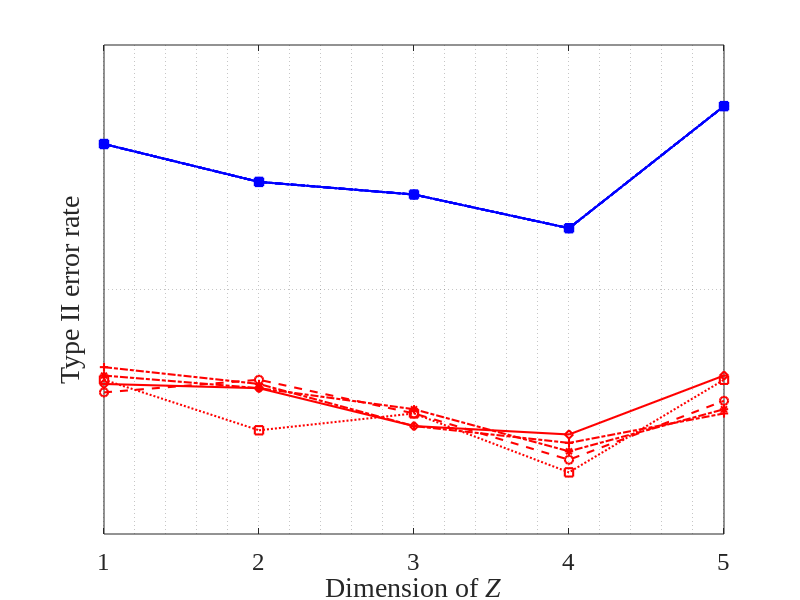

Write the MATLAB code that produced this figure.
clear
clc
lw = 1.5;
load Case2TypeI.mat
d = TypeI
x = 1:5
nit1 = d(1,:);
nit2 = d(2,:);
nit3 = d(3,:);
nit4 = d(4,:);
nit5 = d(5,:);
plot(x,nit1,'-dr','LineWidth',lw)
hold on
plot(x,nit2,'-.+r','LineWidth',lw)
hold on
plot(x,nit3,'--or','LineWidth',lw)
hold on
plot(x,nit4,'-.*r','LineWidth',lw)
hold on
plot(x,nit5,':sr','LineWidth',lw)
hold on
k1 = d(6,:);
k2 = d(7,:);
k3 = d(8,:);
k4 = d(9,:);
k5 = d(10,:);
plot(x,k1,'-db','LineWidth',lw)
hold on
plot(x,k2,'-.+b','LineWidth',lw)
hold on
plot(x,k3,'--ob','LineWidth',lw)
hold on
plot(x,k4,'-.*b','LineWidth',lw)
hold on
plot(x,k5,':sb','LineWidth',lw)
hold on
grid minor
xticks([1 2 3 4 5])
set(gca,'FontSize',18,'Fontname', 'Times New Roman')
yticks([0 0.2 0.4 0.6 0.8])
% legend('NIT-a_1','NIT-a_2','NIT-a_3','NIT-a_4','NIT-a_5','KCIT-a_1','KCIT-a_2','KCIT-a_3','KCIT-a_4','KCIT-a_5','NumColumns',5)
xlabel('Dimension of \itZ','FontName','Times New Roman','FontSize',20);
ylabel('Type II error rate','FontName','Times New Roman','FontSize',20);